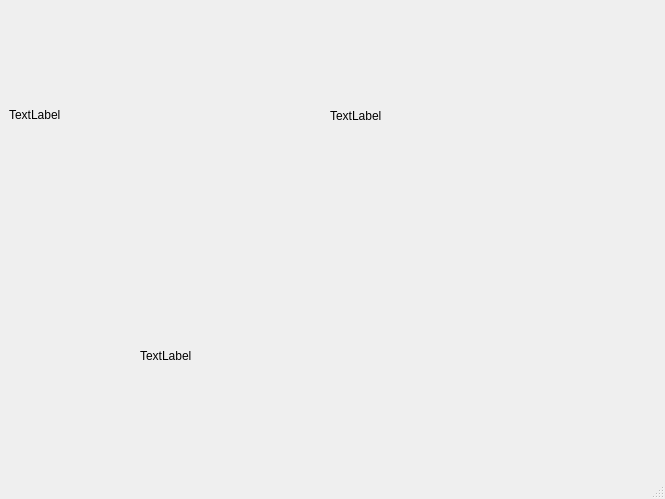
<?xml version="1.0" encoding="UTF-8"?>
<ui version="4.0">
 <class>MainWindow</class>
 <widget class="QMainWindow" name="MainWindow">
  <property name="geometry">
   <rect>
    <x>0</x>
    <y>0</y>
    <width>665</width>
    <height>499</height>
   </rect>
  </property>
  <property name="windowTitle">
   <string>MainWindow</string>
  </property>
  <widget class="QWidget" name="centralwidget">
   <widget class="QLabel" name="screen1">
    <property name="geometry">
     <rect>
      <x>9</x>
      <y>9</y>
      <width>311</width>
      <height>211</height>
     </rect>
    </property>
    <property name="text">
     <string>TextLabel</string>
    </property>
   </widget>
   <widget class="QLabel" name="screen2">
    <property name="geometry">
     <rect>
      <x>330</x>
      <y>10</y>
      <width>321</width>
      <height>211</height>
     </rect>
    </property>
    <property name="text">
     <string>TextLabel</string>
    </property>
   </widget>
   <widget class="QLabel" name="screen3">
    <property name="geometry">
     <rect>
      <x>140</x>
      <y>240</y>
      <width>341</width>
      <height>231</height>
     </rect>
    </property>
    <property name="text">
     <string>TextLabel</string>
    </property>
   </widget>
  </widget>
  <widget class="QMenuBar" name="menubar">
   <property name="geometry">
    <rect>
     <x>0</x>
     <y>0</y>
     <width>665</width>
     <height>21</height>
    </rect>
   </property>
  </widget>
  <widget class="QStatusBar" name="statusbar"/>
 </widget>
 <resources/>
 <connections/>
</ui>
